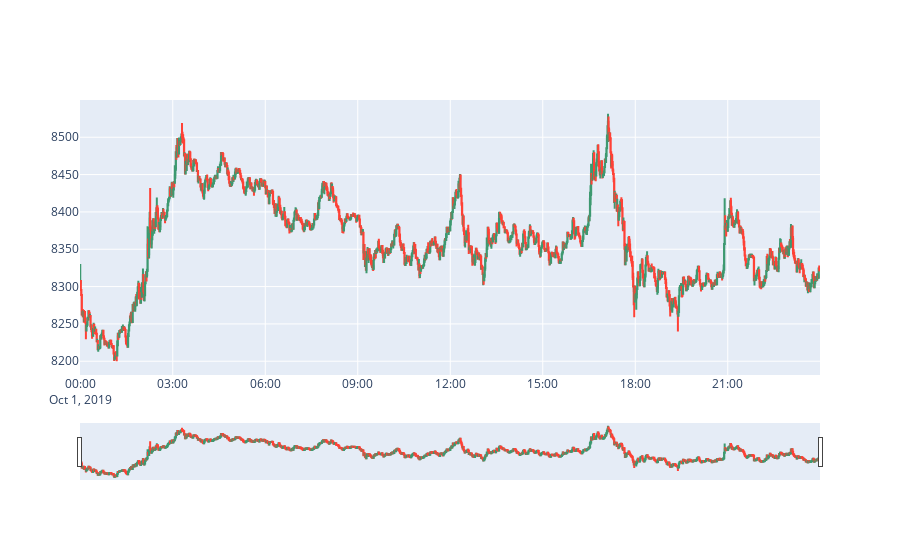

The notebook cell this image was saved under:
### Code cell
import plotly.express as px
fig = go.Figure(data=[go.Candlestick(x=df['timestamp'],
                open=df['open'],
                high=df['high'],
                low=df['low'],
                close=df['close'])])
fig.show()

### Figure 1 — Plotly figure (JSON) as saved in the notebook; plotly's stock layout.template omitted (floating-point values rounded to 4 significant figures; data arrays with more than 128 entries replaced by an {"elided": "..."} marker saying what was removed)
{"data": [{"close": {"elided": "1440 float values"}, "high": {"elided": "1440 float values"}, "low": {"elided": "1440 float values"}, "open": {"elided": "1440 float values"}, "type": "candlestick", "x": {"elided": "1440 str values"}}], "layout": {}}
